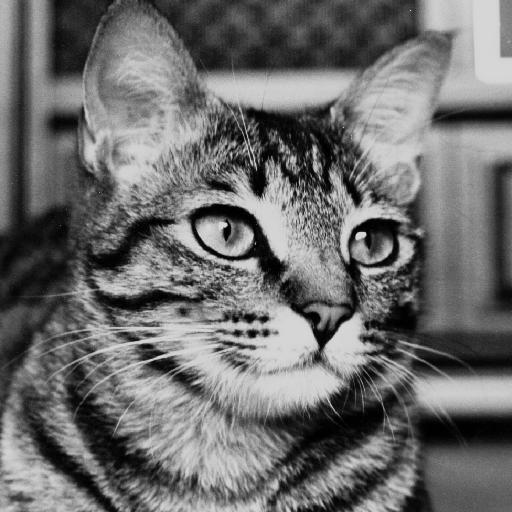
#> input picture cat.bmp, 512 x 512 px, found by its file name
$ python problem2b.py
#> lines starting #> are read from the running program, lines starting #| are printed output that depends on the picture
#brightenning dark sides of the image
import imageio.v2 as iio
import numpy as np
import matplotlib.pyplot as plt

img = iio.imread("D:/RizwanDIP/cat.bmp")
#> img is the input picture: shape (512, 512); min 0, max 232, mean 108.9

img_normilized = img / 255.0
gamma = 0.5
gamma1 = 1.5
c = 1
size = 512
im = [[0] * size for _ in range(size)]
im1 = [[0] * size for _ in range(size)]
im2 = [[0] * size for _ in range(size)]

for i in range(size):
    for j in range(size):
        im[i][j] = c * pow(img_normilized[i][j], gamma)
        im2[i][j] = c * pow(img_normilized[i][j], gamma1)
        im1[i][j] = np.exp(img_normilized[i][j] / c)
#> after the loop, im = 512 items; im1 = 512 items; im2 = 512 items


plt.subplot(2,2,1)
plt.title("Original Image")
plt.imshow(img_normilized, cmap='grey')
plt.subplot(2,2,2)
plt.title("Using Power Law (Gamma < 1)")
plt.imshow(im, cmap='grey')
plt.subplot(2,2,3)
plt.title("Using Power Law (Gamma > 1)")
plt.imshow(im2, cmap='grey')
plt.subplot(2,2,4)
plt.title("using Inverse logarithm")
plt.imshow(im1, cmap='grey')
plt.show()
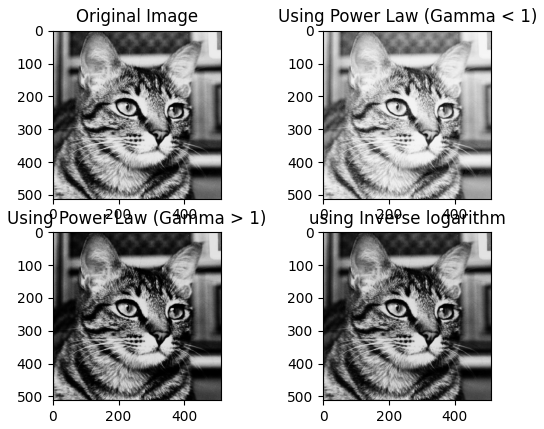
#> figure drawn by matplotlib, 4 panels
